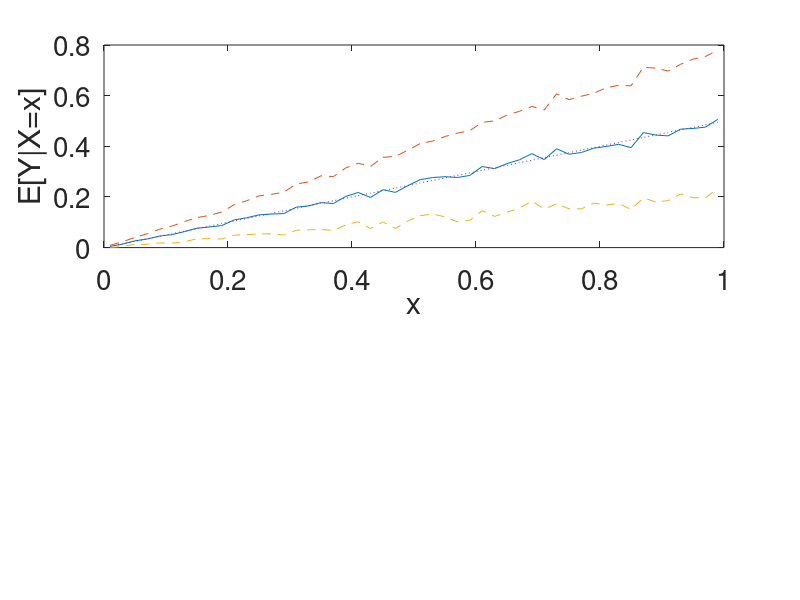

The MATLAB source for this figure: (Note: this script raises an error after producing the figure.)
% Script to study conditional expectations of jointly distributed random
% variables.
% Template by Peter J Thomas, instructor of MATH380 course.
% X and Y are jointly distributed (see below).  We numerically approximate
% the conditional expectation of one, given the other, by conditional
% sampling.

nsamp=1e4;              % Total number of samples.
X=rand(nsamp,1);        % X is uniformly distributed between 0 and 1.
Y=rand(nsamp,1).*X;     % For each X, Y is randomly distributed between 0 and X.
nbin=50;                % Number of bins for computing histograms.
dx=1/nbin;              % Bin spacing along x-axis.
dy=1/nbin;              % Bin spacing along y-axis.
EXgivenY=nan(nbin,1);   % This array will hold the expected value of X, given Y.
VXgivenY=nan(nbin,1);   % This array will hold the variance of X, given Y.
EYgivenX=nan(nbin,1);   % This array will hold the expected value of Y, given X.
VYgivenX=nan(nbin,1);   % This array will hold the variance of Y, given X.
for j=1:nbin            % cycle through the bins from 0 to 1 in steps of dx and dy, respectively.
    xmin=dx*(j-1);      % This is the lower boundary of the current bin (for X).
    xmax=dx*j;          % This is the upper boundary of the current bin (for X).
    EYgivenX(j)=mean(Y(find((X>=xmin).*(X<xmax))));         % Mean of all Y values when X is in the given bin.
    VYgivenX(j)=(std(Y(find((X>=xmin).*(X<xmax))))).^2;     % Variance of all Y values when X is in the given bin.
    ymin=dy*(j-1);      % This is the lower boundary of the current bin (for Y).
    ymax=dy*j;          % This is the upper boundary of the current bin (for Y).
    EXgivenY(j)=mean(X(find((Y>=ymin).*(Y<ymax))));         % Mean of all X values when Y is in the given bin.
    VXgivenY(j)=(std(X(find((Y>=ymin).*(Y<ymax))))).^2;     % Variance of all X values when Y is in the given bin.
end

%% Stop and calculate by hand what E[X|Y=y] and E[Y|X=x] should be!  

%keyboard % type "dbcont" at command line to continue.  Or comment this line out.

%% Plot the output.  Does it match your calculations?

figure

subplot(2,1,1)
xplot=(1:nbin)*dx-dx/2; % points to plot along x axis
plot(xplot,EYgivenX)    % plot E[Y|X] (empirically)
hold on
plot(xplot,sqrt(VYgivenX)+EYgivenX,'--') % plot mean + 1 sd (empirical)
plot(xplot,-sqrt(VYgivenX)+EYgivenX,'--') % plot mean - 1 sd (empirical)

%%% The function for the theoretical curve: Filled in by Thao Nguyen %%%
EYgivenXexact=@(x)x/2;
%%%%%%%%%%%%%%%%%%%%%%%%%%%%%%%%%%%%%%%%%%%%%%%%%%%%%%%%%%%%%%%%%%%%% 

plot(xplot,EYgivenXexact(xplot),':')
xlabel('x','FontSize',20)
ylabel('E[Y|X=x]','FontSize',20)
set(gca,'FontSize',20)
legend('E[Y|X=x]','mean+1sd','mean-1sd','y=x/2','Location','NW')
title('Conditional Expectations','FontSize',20)

subplot(2,1,2)
yplot=(1:nbin)*dy-dy/2;
plot(yplot,EXgivenY)
hold on
plot(yplot,sqrt(VXgivenY)+EXgivenY,'--')
plot(yplot,-sqrt(VXgivenY)+EXgivenY,'--')

%%% The function for the theoretical curve: Filled in by Thao Nguyen %%%
EXgivenYexact=@(y)(y-1)/log(y);
%%%%%%%%%%%%%%%%%%%%%%%%%%%%%%%%%%%%%%%%%%%%%%%%%%%%%%%%%%%%%%%%%%%%% 

plot(yplot,EXgivenYexact(yplot),':')
xlabel('y','FontSize',20)
ylabel('E[X|Y=y]','FontSize',20)
axis([0 1 0 1])
set(gca,'FontSize',20)
legend('E[X|Y=y]','mean+1sd','mean-1sd','x=(y-1)/ln(y)','Location','SE')

